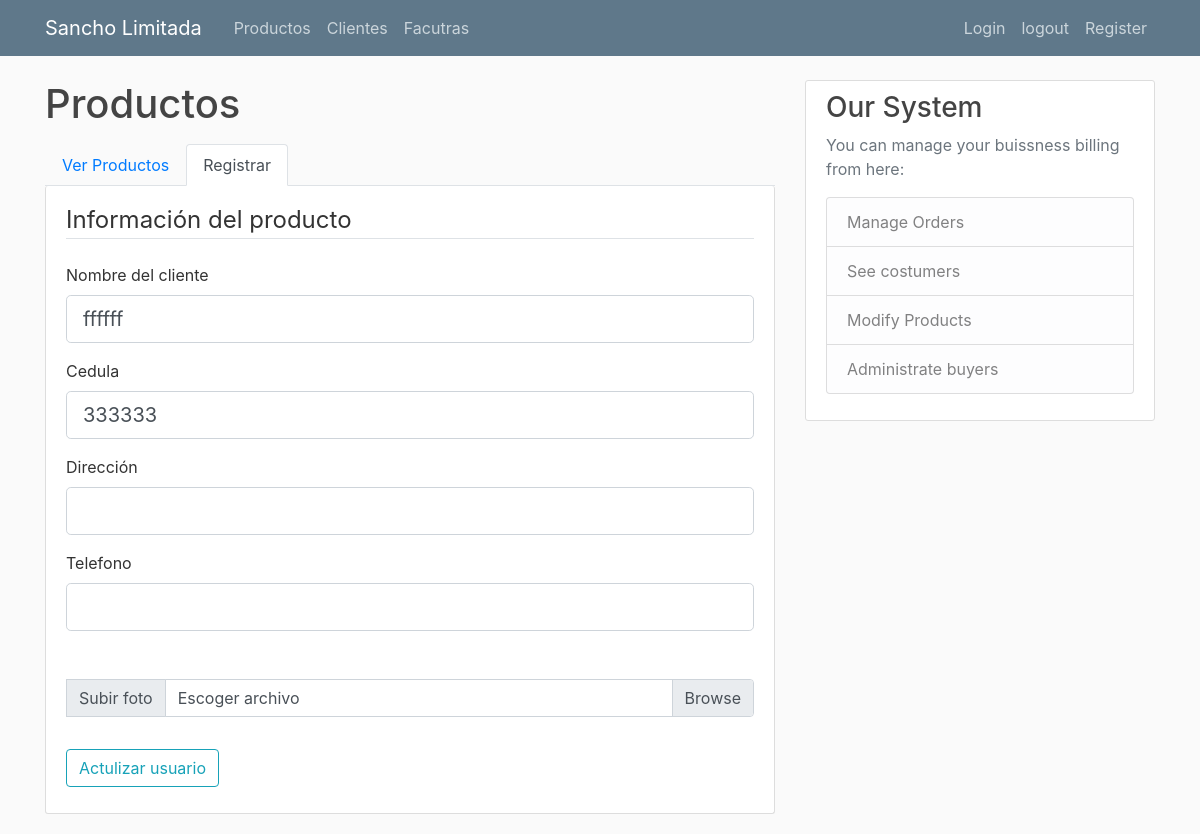
The page /clientes/editar/2 (signed in) on the database as committed earlier.
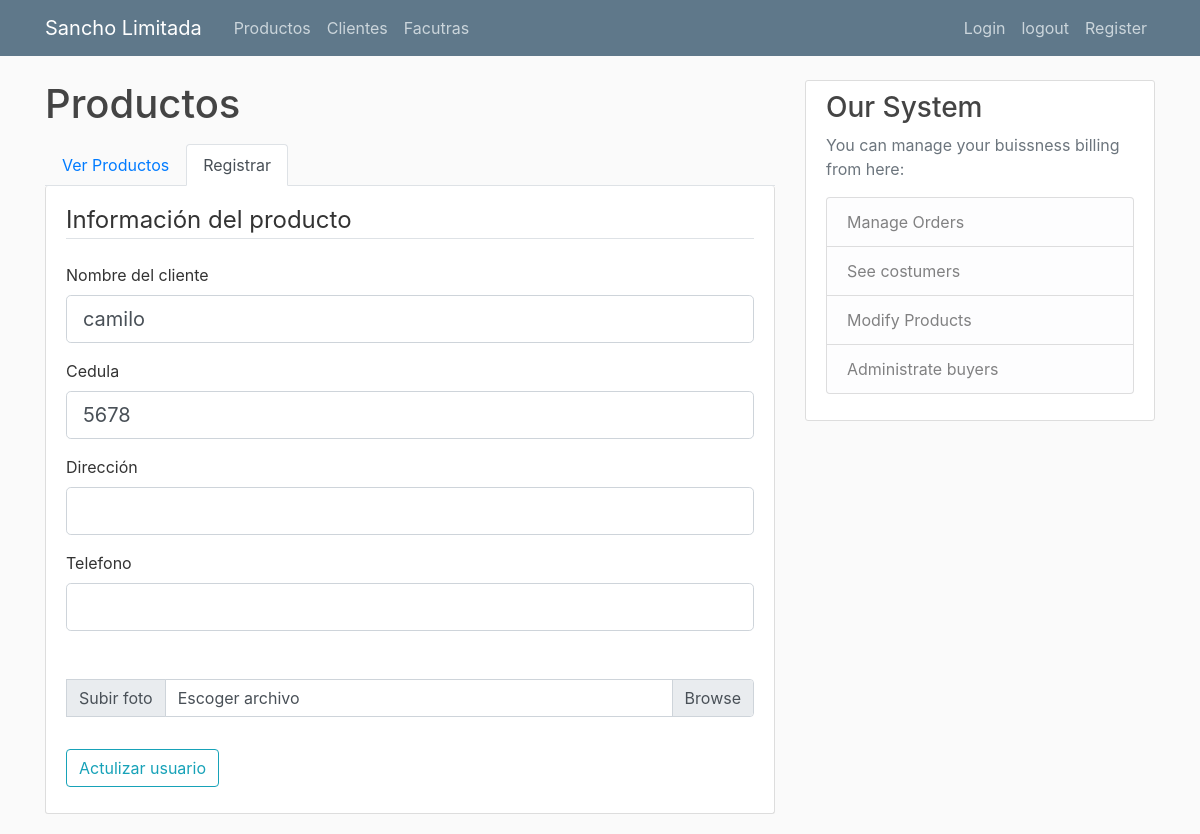
The same page on the database as committed later.
### SanchoApp/databaseModel.py (models this page shows, shortened)
class Cliente(db.Model):
    __tablename__="clientes"
    relacion_facturas = relationship("Factura", back_populates="relacion_cliente")
    id = db.Column(db.Integer, primary_key=True)
    cedula = db.Column(db.String(100), nullable=False)
    nombre = db.Column(db.String(100), nullable=False)
    direccion = db.Column(db.String(100), nullable=True)
    telefono = db.Column(db.String(12), nullable=True)
    fotografia = db.Column(db.String(256), nullable=True)

### SanchoApp/flaskRoutes.py (the view)
    @app.route("/clientes/editar/<string:id>", methods=['GET', 'POST'])
    @login_required
    def editar_clientes(id):
        client_to_edit = Cliente.query.get(id)
        if client_to_edit is None:
            return "404"
        else:
            form = UpdateClientForm(
                nombre=client_to_edit.nombre,
                cedula=client_to_edit.cedula,
                direccion=client_to_edit.direccion,
                telefono=client_to_edit.telefono
            )
            if form.validate_on_submit():
                remove(client_to_edit.fotografia)
                f = form.fotografia.data
                filename_extension = path.splitext(
                    secure_filename(f.filename))[1]
                file_path = Path(
                    'SanchoApp',
                    'profileImages',
                    form.nombre.data + "-" + form.cedula.data + filename_extension
                ).absolute()
                client_to_edit.nombre = form.nombre.data
                client_to_edit.cedula = form.cedula.data
                client_to_edit.direccion = form.direccion.data
                client_to_edit.telefono = form.telefono.data
                client_to_edit.fotografia = str(file_path)
                db.session.commit()
                return redirect(url_for('clientes'))
            else:
                return render_template('clientes_registrar.html', title='Clientes', form=form)

### SanchoApp/flaskForms.py
class UpdateClientForm(FlaskForm):
    nombre = StringField('Nombre del cliente', validators=[DataRequired()])
    cedula = StringField('Cedula', validators=[DataRequired()])
    direccion = StringField('Dirección')
    telefono = StringField('Telefono')
    fotografia = FileField("Subir foto", validators=[FileRequired()])
    submit = SubmitField('Actulizar usuario')

### SanchoApp/flaskRoutes.py (called while the page is built)
@login_manager.user_loader
def load_user(user_id):
    return User.query.get(int(user_id))

### SanchoApp/templates/clientes_registrar.html (shortened to what this page needs)
{% extends "layout.html" %}
{% block content %}
<h1 class="mb-3">Productos</h1>
<ul class="nav nav-tabs">
  <li class="nav-item">
    <a class="nav-link" href="{{url_for('clientes')}}">Ver Productos</a>
  </li>
  <li class="nav-item">
    <a class="nav-link active" href="{{url_for('registrar_clientes')}}">Registrar</a>
  </li>
</ul>
<div class="content-section border-top-0 pt-3">
  <form method="POST" enctype="multipart/form-data" action="">
    <fieldset class="form-group">
      <legend class="border-bottom mb-4">Información del producto</legend>
      <div class="form-group">
        {{ form.nombre.label(class="form-control-label") }}
        {% if form.nombre.errors %}
        {{ form.nombre(class="form-control form-control-lg is-invalid") }}
        <div class="invalid-feedback">
          {% for error in form.nombre.errors %}
          <span>{{ error }}</span>
          {% endfor %}
        </div>
        {% else %}
        {{ form.nombre(class="form-control form-control-lg") }}
        {% endif %}
      </div>
      <div class="form-group">
        {{ form.cedula.label(class="form-control-label") }}
        {% if form.cedula.errors %}
        {{ form.cedula(class="form-control form-control-lg is-invalid") }}
        <div class="invalid-feedback">
          {% for error in form.cedula.errors %}
          <span>{{ error }}</span>
          {% endfor %}
        </div>
        {% else %}
        {{ form.cedula(class="form-control form-control-lg") }}
        {% endif %}
      </div>
      <div class="form-group">
        {{ form.direccion.label(class="form-control-label") }}
        {% if form.direccion.errors %}
        {{ form.direccion(class="form-control form-control-lg is-invalid") }}
        <div class="invalid-feedback">
          {% for error in form.direccion.errors %}
          <span>{{ error }}</span>
          {% endfor %}
        </div>
        {% else %}
        {{ form.direccion(class="form-control form-control-lg") }}
        {% endif %}
      </div>
      <div class="form-group">
        {{ form.telefono.label(class="form-control-label") }}
        {% if form.telefono.errors %}
        {{ form.telefono(class="form-control form-control-lg is-invalid") }}
        <div class="invalid-feedback">
          {% for error in form.telefono.errors %}
          <span>{{ error }}</span>
          {% endfor %}
        </div>
        {% else %}
        {{ form.telefono(class="form-control form-control-lg") }}
        {% endif %}
      </div>
      <div class="form-group input-group mt-5">
        <div class="input-group-prepend">
          {{ form.fotografia.label(class="form-control-label input-group-text") }}
        </div>
        <div class="custom-file">
          <label class="custom-file-label" for="inputGroupFile01" >Escoger archivo</label>
        </div>
      </div>
    </fieldset>
    <div class="form-group">
      {{ form.submit(class="btn btn-outline-info") }}
    </div>
  </form>
</div>
{% endblock content %}

Rows that differ between the two databases and show on the page:
changed Cliente: nombre "ffffff" → "camilo"; cedula "333333" → "5678"
